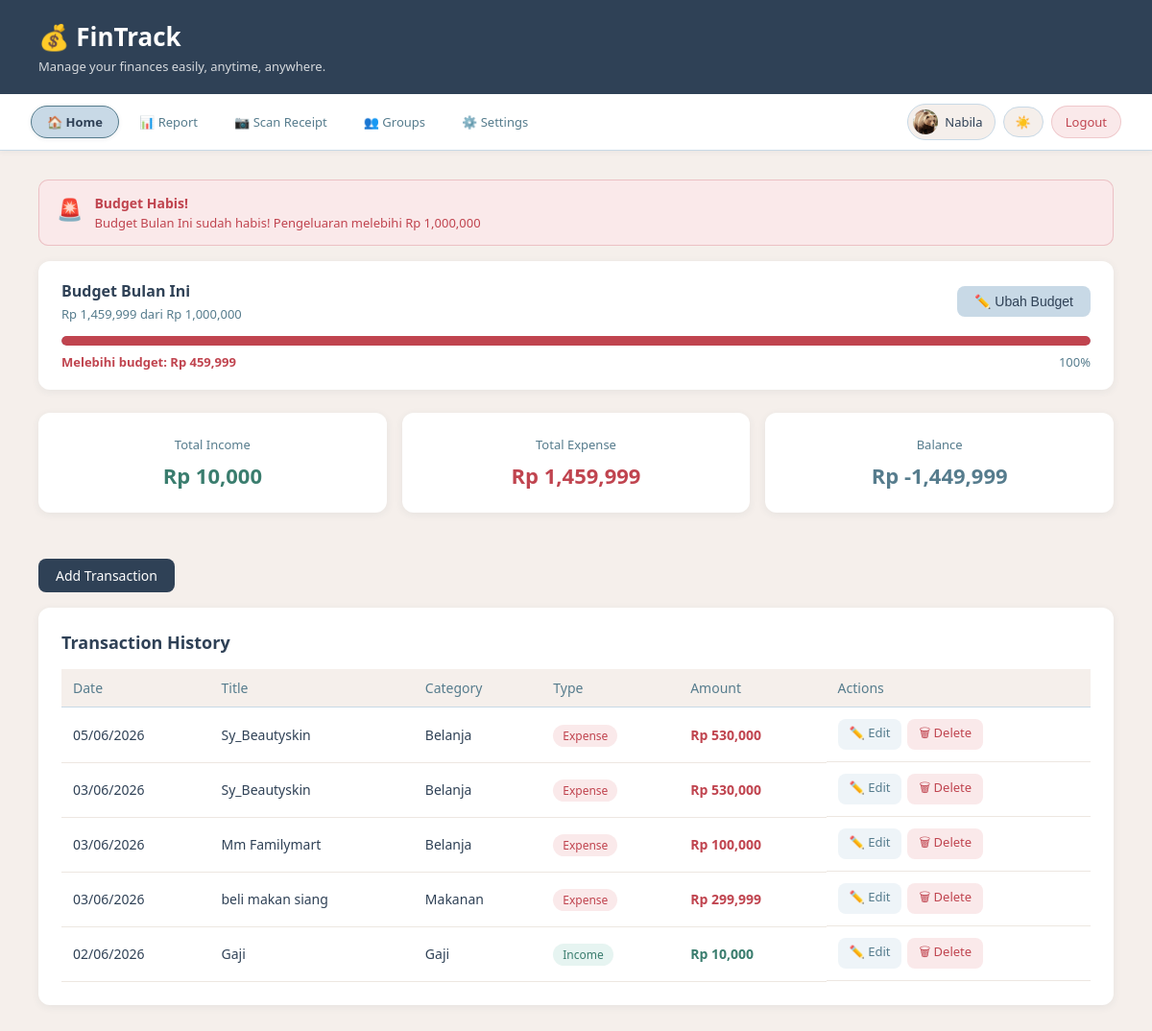
The app's page /index (signed in) with its own data.
### app.py (models this page shows)
class User(UserMixin, db.Model):
    id           = db.Column(db.Integer, primary_key=True)
    name         = db.Column(db.String(100), nullable=False)
    email        = db.Column(db.String(100), unique=True, nullable=False)
    password     = db.Column(db.String(200), nullable=False)
    photo        = db.Column(db.String(200), nullable=True)
    language     = db.Column(db.String(5),  default='id')
    theme        = db.Column(db.String(10), default='light')
    notif_popup  = db.Column(db.Boolean,    default=True)
    timezone     = db.Column(db.String(50), default='Asia/Jakarta')
    created_at   = db.Column(db.DateTime,   default=datetime.utcnow)
    transactions = db.relationship('Transaction', backref='user', lazy=True)

class Budget(db.Model):
    id         = db.Column(db.Integer, primary_key=True)
    user_id    = db.Column(db.Integer, db.ForeignKey('user.id'), nullable=False)
    amount     = db.Column(db.Float,      nullable=False)
    period     = db.Column(db.String(10), nullable=False)  # daily / weekly / monthly
    created_at = db.Column(db.DateTime,   default=datetime.utcnow)

class Transaction(db.Model):
    id       = db.Column(db.Integer, primary_key=True)
    title    = db.Column(db.String(100), nullable=False)
    amount   = db.Column(db.Float,       nullable=False)
    category = db.Column(db.String(50),  nullable=False)
    type     = db.Column(db.String(10),  nullable=False)
    date     = db.Column(db.DateTime,    default=datetime.utcnow)
    note     = db.Column(db.String(200), nullable=True)
    user_id  = db.Column(db.Integer, db.ForeignKey('user.id'), nullable=False)

### app.py (the view)
@app.route('/index')
@login_required
def index():
    transactions  = Transaction.query.filter_by(user_id=current_user.id)\
                               .order_by(Transaction.date.desc()).all()
    total_income  = sum(t.amount for t in transactions if t.type == 'income')
    total_expense = sum(t.amount for t in transactions if t.type == 'expense')
    balance       = total_income - total_expense
    budget_status = get_budget_status(current_user.id)
    budget        = Budget.query.filter_by(user_id=current_user.id).first()
    return render_template('index.html',
                           transactions=transactions,
                           total_income=total_income,
                           total_expense=total_expense,
                           balance=balance,
                           budget_status=budget_status,
                           budget=budget)

### app.py (called while the page is built)
@login_manager.user_loader
def load_user(user_id):
    return User.query.get(int(user_id))

@app.context_processor
def inject_translation():
    lang = current_user.language if current_user.is_authenticated else 'id'
    return dict(t=get_translation(lang))

### translations.py (called while the page is built)
def get_translation(lang='id'):
    return TRANSLATIONS.get(lang, TRANSLATIONS['id'])

### templates/index.html (shortened to what this page needs)
<!DOCTYPE html>
<html lang="id" id="html-root">
<head>
    <link rel="stylesheet" href="{{ url_for('static', filename='style.css') }}">
</head>
<body>
<header>
    <h1>💰 FinTrack</h1>
    <p>{{ t['desc_app'] }}</p>
</header>
<nav class="navbar">
    <a href="/index" class="nav-link active">🏠 {{ t['nav_home'] }}</a>
    <a href="/report" class="nav-link">📊 {{ t['nav_report'] }}</a>
    <a href="/scan" class="nav-link">📷 {{ t['nav_scan'] }}</a>
    <a href="/groups" class="nav-link">👥 {{ t['nav_sharing'] }}</a>
    <a href="/settings" class="nav-link">⚙️ {{ t['nav_settings'] }}</a>
    <div class="nav-right">
        <div class="user-chip">
            <div class="user-avatar">
                {% if current_user.photo %}
                    <img src="{{ url_for('static', filename='uploads/' + current_user.photo) }}" alt="foto">
                {% else %}
                    👤
                {% endif %}
            </div>
            <span>{{ current_user.name }}</span>
        </div>
        <button class="theme-toggle" onclick="toggleTheme()">
            <span class="theme-icon">☀️</span>
        </button>
        <a href="/logout" class="btn-logout">{{ t['nav_logout'] }}</a>
    </div>
</nav>
<main>
{% if budget_status %}
    {% if budget_status.status == 'danger' %}
    <div class="budget-alert budget-danger">
        <span class="budget-icon">🚨</span>
        <div>
            <strong>Budget Habis!</strong>
            <p>{{ budget_status.message }}</p>
        </div>
    </div>
    {% endif %}
{% endif %}
{% if budget_status %}
<div class="card budget-card">
    <div class="budget-header">
        <div>
            <h3>Budget {{ budget_status.period_label }}</h3>
            <p class="budget-sub">
                Rp {{ "{:,.0f}".format(budget_status.total_expense) }}
                dari Rp {{ "{:,.0f}".format(budget_status.amount) }}
            </p>
        </div>
        <button class="btn btn-secondary" onclick="toggleBudgetForm()">
            ✏️ Ubah Budget
        </button>
    </div>
    <div class="progress-bar-bg">
        <div class="progress-bar-fill
            {% if budget_status.percentage >= 100 %}fill-danger
            {% elif budget_status.percentage >= 90 %}fill-warning
            {% else %}fill-safe{% endif %}"
            style="width: {{ budget_status.percentage }}%">
        </div>
    </div>
    <div class="budget-footer">
        <span class="{{ 'text-expense' if budget_status.remaining <= 0 else '' }}">
            {% if budget_status.remaining > 0 %}
                Sisa: Rp {{ "{:,.0f}".format(budget_status.remaining) }}
            {% else %}
                Melebihi budget: Rp {{ "{:,.0f}".format(budget_status.remaining * -1) }}
            {% endif %}
        </span>
        <span>{{ "{:.0f}".format(budget_status.percentage) }}%</span>
    </div>
</div>
{% endif %}
    <div class="summary-grid">
        <div class="card summary-card income">
            <p class="label">{{ t['total_income'] }}</p>
            <p class="amount">Rp {{ "{:,.0f}".format(total_income) }}</p>
        </div>
        <div class="card summary-card expense">
            <p class="label">{{ t['total_expense'] }}</p>
            <p class="amount">Rp {{ "{:,.0f}".format(total_expense) }}</p>
        </div>
        <div class="card summary-card balance">
            <p class="label">{{ t['balance'] }}</p>
            <p class="amount">Rp {{ "{:,.0f}".format(balance) }}</p>
        </div>
    </div>
    <div class="action-bar">
        <a href="/add" class="btn btn-primary">{{ t['add_transaction'] }}</a>
    </div>
    <div class="card">
        <h2>{{ t['transaction_history'] }}</h2>
        {% if transactions %}
        <table>
            <thead>
                <tr>
                    <th>{{ t['date'] }}</th>
                    <th>{{ t['title'] }}</th>
                    <th>{{ t['category'] }}</th>
                    <th>{{ t['type'] }}</th>
                    <th>{{ t['amount'] }}</th>
                    <th>{{ t['actions'] }}</th>
                </tr>
            </thead>
            <tbody>
                {% for trx in transactions %}
<tr>
    <td>{{ trx.date.strftime('%d/%m/%Y') }}</td>
    <td>{{ trx.title }}</td>
    <td>{{ trx.category }}</td>
    <td>
        <span class="badge {{ 'badge-income' if trx.type == 'income' else 'badge-expense' }}">
            {{ t['income'] if trx.type == 'income' else t['expense'] }}
        </span>
    </td>
    <td class="{{ 'text-income' if trx.type == 'income' else 'text-expense' }}">
        Rp {{ "{:,.0f}".format(trx.amount) }}
    </td>
    <td style="display:flex; gap:6px;">
        <a href="/edit/{{ trx.id }}" class="btn btn-edit">✏️ {{ t['edit'] }}</a>
        <a href="/delete/{{ trx.id }}" class="btn btn-danger"
           onclick="return confirm('Yakin mau hapus?')">🗑 {{ t['delete'] }}</a>
    </td>
</tr>
{% endfor %}
            </tbody>
        </table>
        {% else %}
            <p class="empty-msg">{{ t['no_transaction'] }}</p>
        {% endif %}
    </div>
</main>
</body>
</html>

### records on screen
User: photo (picture), name "Nabila"
Budget: amount "1,000,000"
Transaction: date "05/06/2026", title "Sy_Beautyskin", category "Belanja", type "Expense", amount "530,000", edit "Edit", delete "Delete"
Transaction: date "03/06/2026", title "Sy_Beautyskin", category "Belanja", type "Expense", amount "530,000", edit "Edit", delete "Delete"
Transaction: date "03/06/2026", title "Mm Familymart", category "Belanja", type "Expense", amount "100,000", edit "Edit", delete "Delete"
Transaction: date "03/06/2026", title "beli makan siang", category "Makanan", type "Expense", amount "299,999", edit "Edit", delete "Delete"
Transaction: date "02/06/2026", title "Gaji", category "Gaji", type "Income", amount "10,000", edit "Edit", delete "Delete"

### other values on screen
{{ t['desc_app'] }} "Manage your finances easily, anytime, anywhere."
{{ t['nav_home'] }} "Home"
{{ t['nav_report'] }} "Report"
{{ t['nav_scan'] }} "Scan Receipt"
{{ t['nav_sharing'] }} "Groups"
{{ t['nav_settings'] }} "Settings"
{{ t['nav_logout'] }} "Logout"
{{ budget_status.message }} "Budget Bulan Ini sudah habis! Pengeluaran melebihi Rp 1,000,000"
{{ budget_status.period_label }} "Bulan Ini"
{{ "{:,.0f}".format(budget_status.total_expense) }} "1,459,999"
{{ "{:,.0f}".format(budget_status.remaining * -1) }} "459,999"
{{ "{:.0f}".format(budget_status.percentage) }} "100"
{{ t['total_income'] }} "Total Income"
{{ "{:,.0f}".format(total_income) }} "10,000"
{{ t['total_expense'] }} "Total Expense"
